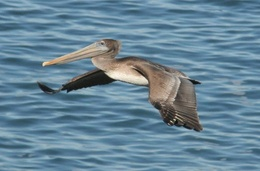
%> input picture EmerRodriguezFormisano+JorgeAlexander_CV_Lab8/images/bird.jpg, 260 x 171 px, shrunk from 621 x 408 before the run, given in place of bird.png, which was not available
$ octave segmentation_bird_salt_pepper.m   (GNU Octave 9; MATLAB toolbox functions it lacks are replaced by stand-ins)
%> lines starting %> are read from the running program, lines starting %| are printed output that depends on the picture; pictures that were not available may be replaced by others from this repository, and a replacement may not be noted
### EmerRodriguezFormisano+JorgeAlexander_CV_Lab8/snake.m
function [x,y] = snake(x,y,alpha,beta,kappa, lambda, fx,fy,maxstep, displ,img)
% SNAKE Active contour (snake) segmentation
% CMP Vision Algorithms http://visionbook.felk.cvut.cz
%
% Active contours, informally called snakes, are a powerful
% semi-automatic image segmentation tool. In anticipation of GVF snakes
%   we implement here a traditional
% balloon-force snake using a PDE approach.
%
% The snake v(s) at time t is represented by two vectors
% containing the x and y coordinates of a sequence of points on the
% snake curve. The distance between subsequent points is maintained
% close to 1 pixel. The snake is supposed to be closed and simple
% (non-intersecting). If a snake starts to intersect itself, the user is
% expected to restart the evolution with smaller forces (reduced
% parameter values).
%
% {The code presented here is derived from the work of Xu and
% Prince  and their publicly available implementation
% (http://iacl.ece.jhu.edu/projects/gvf/).}
%
% Usage: [x,y] = snake(x,y,alpha,beta,kappa,lambda,fx,fy,maxstep)
% Inputs:
%   x, y  [N x 1]  Vectors containing the x and y
%     coordinates of the initial snake position. The snake is
%     closed - the last point is considered a neighbor of the first.
%     Points can be far apart and will be
%     interpolated as needed. The contour should be given
% clockwise (with respect to Matlab image axis conventions),
%     otherwise the balloon force will change sign.
%   alpha  [1 x 1]  alpha controls the elasticity;
%     the higher the value, the less stretching the snake
%     will allow. alpha 0.1 is a good value.
%   beta  [1 x 1]  beta controls the rigidity, the
%     resistance to bending. Make it small for the snake to follow
%     a jagged boundary, beta=0  to  0.1 works well.
%   kappa  [1 x 1]  kappa weights the contribution
%     of the external force f_ that  stops
%     the snake once it arrives at the desired boundary. Make
%     kappa bigger for the snake to stop sooner.
%     kappa=0.1  to  0.5 give good results.
%   lambda  [1 x 1]  lambda weights the contribution of the balloon
%     force. Positive values make the snake expand. lambda
%     0.05 works well.
%   fx, fy  [m x n]  External force field, normalized to
%    maximum magnitude 1. Both fx and fy are
%     scalar matrices corresponding to the original image.
%   maxstep  (default 0.4)
%            Maximum step-size in pixels.
%     Reducing it in difficult cases might help to prevent the snake from
%     crossing over.
% Outputs:
%   x,y  [N x 1]  The x and y coordinates of the final
%   position of the snake. The distance between subsequent points
%   is close to 1 pixel.

% If displ is non zero than once in 10 iterations we display
% the current position of the snake on the background image img
if nargin<10,
  displ=0 ;
end ;

% Set default parameters, if needed.
if nargin<9,
  maxstep=0.4 ;
end ;


x = x(:);  y = y(:);  % convert to column vectors
h = [-beta 4*beta+alpha -6*beta-2*alpha 4*beta+alpha -beta];
areas = [];

iter = 0;

%  We iterate in a while-loop until convergence. We resample
%  the snake if needed by function resample
%  to maintain uniform distances between points. We use interpolation
%  by interp2 to evaluate the external force f_ at the snake points.
%  If the snake leaves the image area, we stop.
while true
  [x,y] = resample( x, y, 0.9 );
  vfx = interp2( fx, x, y );
  vfy = interp2( fy, x, y );
  if any( isnan([vfx(:); vfy(:)]) ), break; end

  iter=iter+1 ; % increment iteration counter
  if displ && rem(iter,10)==0
    % clf ;
    imagesc(img) ; colormap(gray) ; hold on ;
    plot([x;x(1,1)],[y;y(1,1)],'r') ; hold off ;
    pause(0.01);
  end

% The evaluation of the balloon force f_ starts by
% calculating the tangential vector
% The derivative is approximated by finite differences while observing
% the periodic boundary conditions. We then create a unit vector p
% (px,py),
% perpendicular to q.
  xp = [x(2:end); x(1)];      yp = [y(2:end); y(1)];
  xm = [x(end); x(1:end-1)];  ym = [y(end); y(1:end-1)];
  qx = xp-xm;     qy = yp-ym;
  pmag = sqrt( qx.*qx + qy.*qy );
  px = qy./pmag;  py = -qx./pmag;

% Testing for convergence is delicate. Because of the fixed time step
% used and discretization artifacts, the snake frequently starts to
% oscillate around the equilibrium position with small amplitude.
% The oscillations could be avoided by a more elaborate integration scheme,
% but this would increase the computational cost. An alternative approach is
% to analyze snake movement in the last few iterations and stop if no
% progress is being made. As curve distance computation is
% expensive, we use a trick based on the fact
% that the snake is always supposed to either grow or shrink. We
% evaluate the area inside the snake in the last 10 iterations and if the
% change is smaller than one pixel, we stop.
% Note that the area is quite simple to compute.
  area  = sum( 0.5*(xp+xm).*qy );
  areas = [areas area];
  if length(areas)>10
    areas=areas(end-9:end);     % keep last 10 areas
    if max(areas)-min(areas)<1, break; end
  end

%  We proceed to calculate the total force (xd, yd) acting
%  on the snake. Note how the elasticity and stiffness contribution is
%  calculated using a convolution. The function convs, defined below,
%  respects the periodic boundary conditions.
%
%  Updating the snake coordinates finishes the loop. As a safeguard, we shorten
%  the step-size (step) if the default size 1 causes some
%  points to move further than maxstep pixels (0.4 by default).
%  For recommended parameter values, this restriction is normally not
%  applied, only when the snake initialization is noisy or has sharp edges.

  xd = convs(x,h) + kappa*vfx + lambda.*px;
  yd = convs(y,h) + kappa*vfy + lambda.*py;
  maxd = max([xd; yd]);
  step = min( 1, maxstep/maxd );
  x = x + step*xd;
  y = y + step*yd;
end % while-loop

% Usage: xc = convs(x,h)
%
% Function convs calculates the convolution of x with
% h, treating x as periodic. The kernel h is
% expected to have an odd length and is considered to be centered.

% [5 lines left out: function convs, not called in this run]

% Snake resampling
%
% Usage: [xi,yi] = resample(x,y,step)
%
% Function resample takes a snake and resamples it if
% necessary
% so that the distance between points is equal to step, returning
% the new representation. Note that some implementations do not resample
% the snake on each iteration, but only each 5 or 10 iterations. This
% leads to computational savings at the expense of some robustness.
% Note also that changing the inter-point spacing changes the scaling
% constants of
% our discrete approximation of the elasticity and stiffness.
%


function [xi,yi]=resample(x,y,step) ;

% The point vectors are made circular and distances between points are
% calculated. The arc length distances from point 1 to all other points
% are stored in d.

  N  = length(x);
  xi = x;  yi = y;
  x  = [x; x(1)];  % make a circular list
  y  = [y; y(1)];
  dx = x(2:end) - x(1:N);
  dy = y(2:end) - y(1:N);
  d  = sqrt( dx.*dx + dy.*dy );
  d  = [0; d];     % point 1 to point 1 distance is 0
  d  = cumsum(d);  % the arc length distances from point 1

% If the length is unchanged, we are done. Otherwise, new snake points
% are calculated by interpolating from the old ones.
  maxd = d(end);
  if abs(maxd/step-N)<1, return; end
 % disp('Skip update') ;

  si = (0:step:maxd)';
  xi = interp1( d, x, si );
  yi = interp1( d, y, si );
% Finally,
% we discard the last point of the list if it is too close to its
% neighbor, the first point of the list.
  if maxd-si(end) < step/2
    xi = xi(1:end-1);
    yi = yi(1:end-1);
  end

### EmerRodriguezFormisano+JorgeAlexander_CV_Lab8/segmentation_bird_salt_pepper.m
%% Active contour segmentation of bird image with salt & pepper noise
clear all;
%% Initial image
img = imread('images/bird.png');
%> img is the input picture: size 171x260x3 uint8; mean R, G, B 103.5, 133.5, 151.3
%% Add noise to the image
img = imnoise(img, 'salt & pepper', 0.0001);
%% Apply filter to the image
f=double(img) ; f=f(:,:,1)*0.5+f(:,:,2)*0.5-f(:,:,3)*1 ;
%> after `f=f(:,:,1)*0.5+f(:,:,2)*0.5-f(:,:,3)*1`:
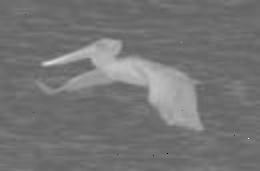
%> f: size 171x260 double; min -147, max 102.5, mean -32.8; drawn with min black and max white
f=f-min(f(:)) ; f=f/max(f(:)) ;
f=(f>0.25).*f ;
h=fspecial('gaussian',20,3) ;
img=imfilter(double(f),h,'symmetric') ;
%> img: size 171x260 double
%% Configure the parameter tweaking
alphaTweak = 1;
betaTweak = 5;
kappaTweak = 1;
lambdaTweak = 1;
maxstepTweak = 0.5;
%% Perform the segmentation
fig = segmentation(img, alphaTweak, betaTweak, kappaTweak, lambdaTweak, maxstepTweak, @loadInitialValues);
%> in loadInitialValues, `[fx,fy] = gradient(-img);`:
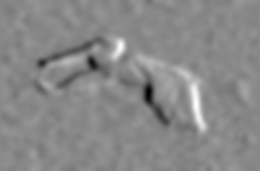
%> fx: size 171x260 double; min -0.0318, max 0.0275, mean 4.24e-06; drawn with min black and max white
%> in loadInitialValues, `[fx,fy] = gradient(-img);`:
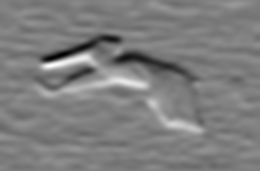
%> fy: size 171x260 double; min -0.0365, max 0.0369, mean -9.66e-05; drawn with min black and max white
%> in loadInitialValues, `kappa=1/max(abs([fx(:); fy(:)]));`: kappa = 27.12
%> in loadInitialValues, `kappa = 0.3*kappa;`: kappa = 8.14
%> in snake, `x = x(:)`: x = [119.5; 509.5; 583.2; 511; 70.36; 50.4]
%> in snake, `y = y(:)`: y = [59.1; 68.31; 186.5; 341.6; 251; 131.3]
%> in snake, `h = [-beta 4*beta+alpha -6*beta-2*alpha 4*beta+alpha -beta];`: h = [-0.01 0.14 -0.26 0.14 -0.01]
%> the loop in snake, `while true` made 1 pass
%> (x, y, dx in resample, dy in resample, d in resample) on pass 1: ([119.5; 509.5; 583.2; 511; 70.36; 50.4; 119.5], [59.1; 68.31; 186.5; 341.6; 251; 131.3; 59.1], [390; 73.7; -72.16; -440.6; -19.96; 69.09], [9.21; 118.2; 155.1; -90.59; -119.8; -72.16], [0; 390.1; 529.4; 700.4; 1150.3; 1271.7; 1371.6])
%> after the loop in snake, `while true`: iter = 0; x = 1524 values, max 583.1 at index 589, min 50.4 at index 1414, mean 320; y = 1524 values, max 341.5 at index 780, min 59.1 at index 1, mean 185
%> the loop in snake (call 2), `while true` made 1 pass
%> in snake (call 26), `x = x(:)`: x = [119.5; 509.5; 583.2; 511; 70.36; 50.4]
%> in snake (call 26), `y = y(:)`: y = [59.1; 68.31; 186.5; 341.6; 251; 131.3]
%> the loop in snake (call 26), `while true` made 1 pass
%> after the loop in snake (call 26), `while true`: x = 1524 values, max 583.1 at index 589, min 50.4 at index 1414, mean 320; y = 1524 values, max 341.5 at index 780, min 59.1 at index 1, mean 185
%> after the loop in snake (call 26), `while true`:
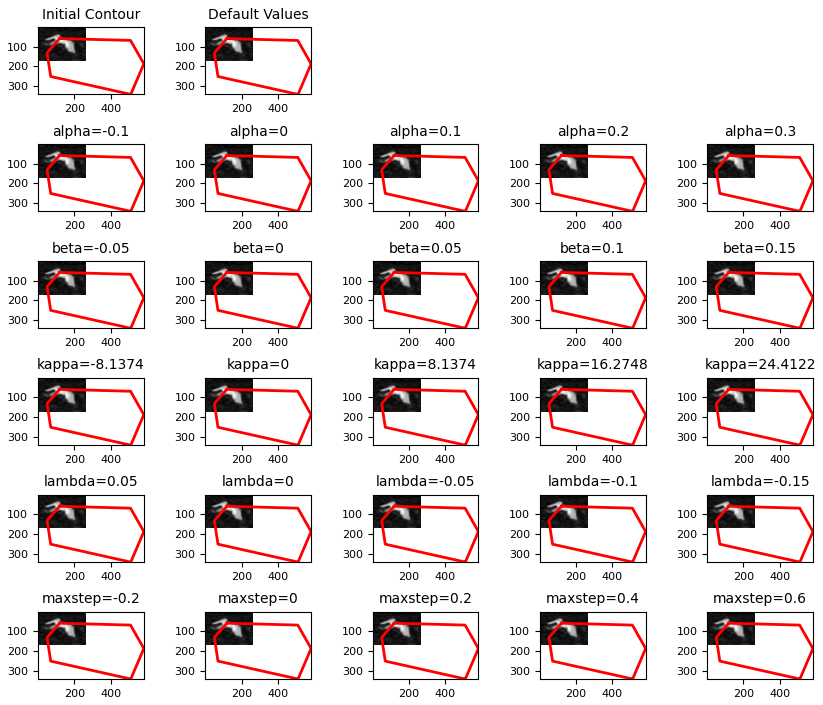
%> figure redrawn from the program's plot data, 27 panels
%> fig = 1
saveas(fig, 'segmentation_bird_salt_pepper.bmp');
%% Function to reset the parameters
function [x,y,alpha,beta,kappa,lambda,fx,fy,maxstep] = loadInitialValues(img)
    load birdxy
    [fx,fy] = gradient(-img);
    alpha = 0.1;
    beta = 0.01;
    kappa=1/max(abs([fx(:); fy(:)]));
    lambda = -0.05;
    maxstep = 0.4;
    kappa = 0.3*kappa;
end
